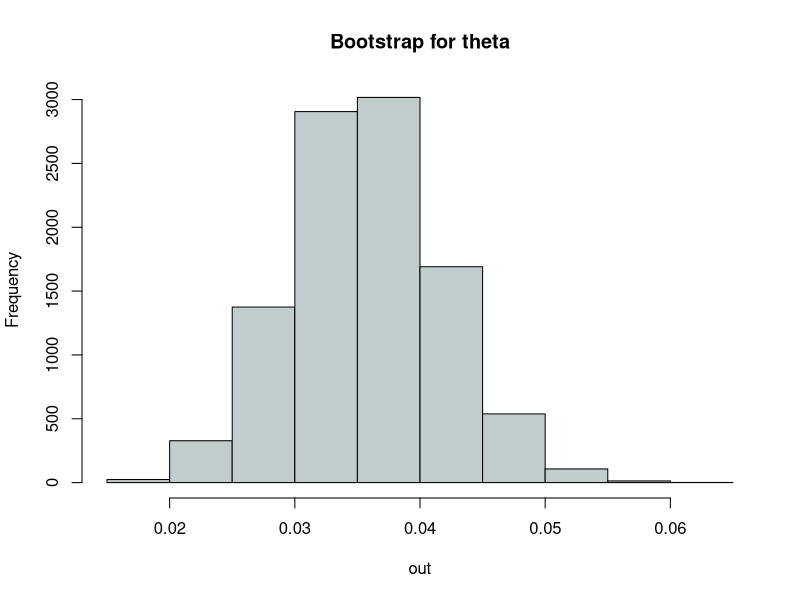

This chart was generated by the following R code:
## ---- chunk 1
    quad.form <- function(x1, x2, x3, x4){
  
    a <- x1 + x2 + x3 + x4
    b <- (-x1 + x4 + 2*x2 + 2*x3)
    c <- - 2*x4
      
      
    sol1 <- (-b + sqrt(b^2 - 4*a*c))/(2*a)
    sol2 <- (-b - sqrt(b^2 - 4*a*c))/(2*a)
  
    out <- c(sol1, sol2)
    return(out)
    }
    
    sol <- unname(quad.form(1997, 906, 904, 32))
    sol
    sol[sol>=0 & sol<=1]
## ---- chunk 2
    X <- c(rep("starchy green", 1997), rep("starchy white", 906), 
           rep("surgary green", 904), rep("surgary white", 32))
    
    table(X)       
    n <- sum(table(X))
      
      
    boot <- table(X[sample(1:n, n,  replace=TRUE)])      
    x1 <- boot[1]
    x2 <- boot[2]
    x3 <- boot[3]
    x4 <- boot[4]
  
    
    sol <- unname(quad.form(x1, x2, x3, x4))
    sol
    sol[sol>=0 & sol<=1]
## ---- chunk 3
    set.seed(2001)
    S <- 10000
    out <- rep(0,S)
    
    
    for(s in 1:S){
      
    boot <- table(X[sample(1:n, n,  replace=TRUE)])      
    x1 <- boot[1]
    x2 <- boot[2]
    x3 <- boot[3]
    x4 <- boot[4]
  
    
    sol <- unname(quad.form(x1, x2, x3, x4))
    out[s] <- sol[sol>=0 & sol<=1]
    }
    
    hist(out, col="azure3", main="Bootstrap for theta")
    mean(out)
    sd(out)
    quantile(out, c(0.025, 0.975))
